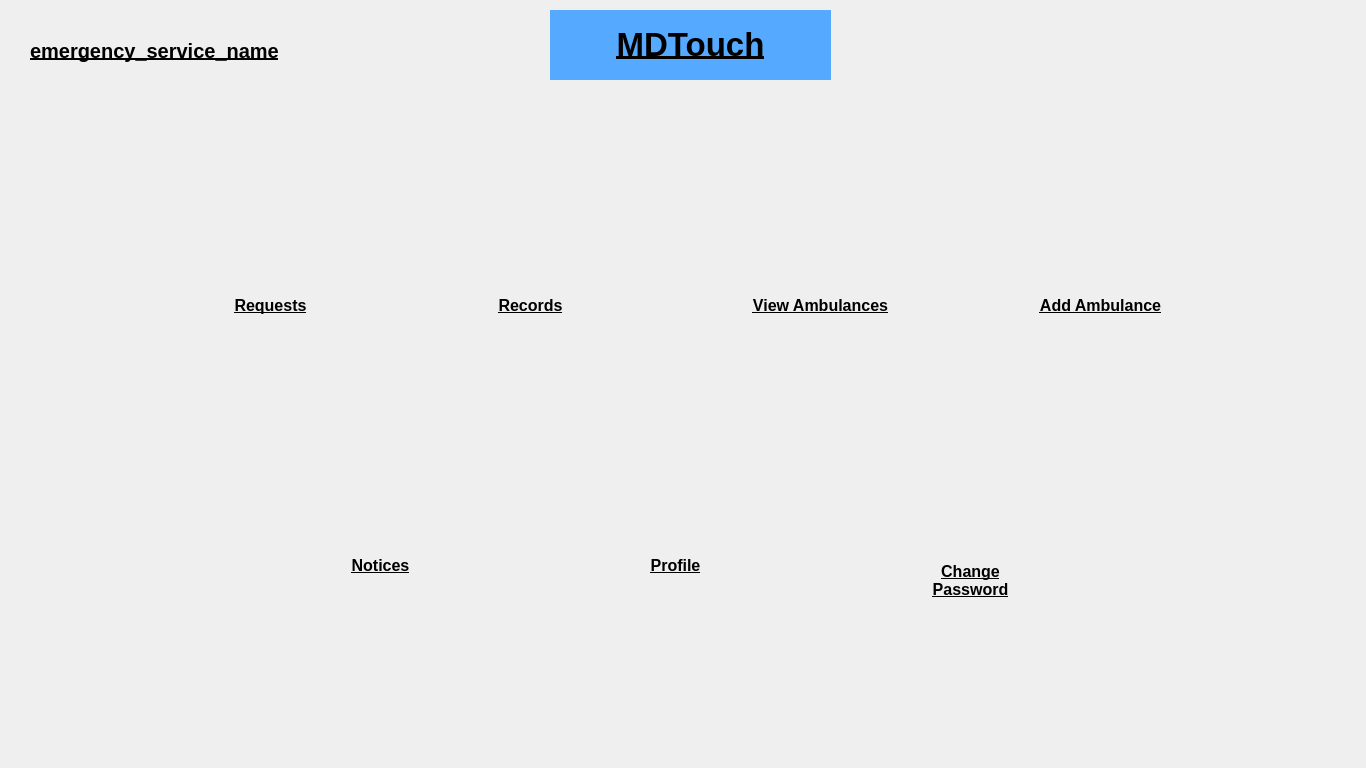
<?xml version="1.0" encoding="UTF-8"?>
<ui version="4.0">
 <class>emergencyServiceHome</class>
 <widget class="QMainWindow" name="emergencyServiceHome">
  <property name="geometry">
   <rect>
    <x>0</x>
    <y>0</y>
    <width>1366</width>
    <height>768</height>
   </rect>
  </property>
  <property name="windowTitle">
   <string>MainWindow</string>
  </property>
  <widget class="QWidget" name="centralwidget">
   <widget class="QPushButton" name="logout">
    <property name="geometry">
     <rect>
      <x>1300</x>
      <y>10</y>
      <width>50</width>
      <height>50</height>
     </rect>
    </property>
    <property name="minimumSize">
     <size>
      <width>50</width>
      <height>50</height>
     </size>
    </property>
    <property name="maximumSize">
     <size>
      <width>50</width>
      <height>50</height>
     </size>
    </property>
    <property name="styleSheet">
     <string notr="true">border:none;</string>
    </property>
    <property name="text">
     <string/>
    </property>
    <property name="icon">
     <iconset>
      <normaloff>../../Images/LogoutIcon.png</normaloff>../../Images/LogoutIcon.png</iconset>
    </property>
    <property name="iconSize">
     <size>
      <width>50</width>
      <height>50</height>
     </size>
    </property>
   </widget>
   <widget class="QLabel" name="profileLabel">
    <property name="geometry">
     <rect>
      <x>565</x>
      <y>540</y>
      <width>221</width>
      <height>51</height>
     </rect>
    </property>
    <property name="sizePolicy">
     <sizepolicy hsizetype="Fixed" vsizetype="Fixed">
      <horstretch>0</horstretch>
      <verstretch>0</verstretch>
     </sizepolicy>
    </property>
    <property name="minimumSize">
     <size>
      <width>100</width>
      <height>30</height>
     </size>
    </property>
    <property name="maximumSize">
     <size>
      <width>400</width>
      <height>100</height>
     </size>
    </property>
    <property name="styleSheet">
     <string notr="true">font-size:12pt;
font-weight:bold;
text-decoration: underline</string>
    </property>
    <property name="text">
     <string>&lt;html&gt;&lt;head/&gt;&lt;body&gt;&lt;p&gt;&lt;span style=&quot; font-size:12pt;&quot;&gt;Profile&lt;/span&gt;&lt;/p&gt;&lt;/body&gt;&lt;/html&gt;</string>
    </property>
    <property name="alignment">
     <set>Qt::AlignCenter</set>
    </property>
   </widget>
   <widget class="QLabel" name="changePasswordLabel">
    <property name="geometry">
     <rect>
      <x>860</x>
      <y>545</y>
      <width>221</width>
      <height>71</height>
     </rect>
    </property>
    <property name="sizePolicy">
     <sizepolicy hsizetype="Fixed" vsizetype="Fixed">
      <horstretch>0</horstretch>
      <verstretch>0</verstretch>
     </sizepolicy>
    </property>
    <property name="minimumSize">
     <size>
      <width>100</width>
      <height>30</height>
     </size>
    </property>
    <property name="maximumSize">
     <size>
      <width>400</width>
      <height>100</height>
     </size>
    </property>
    <property name="styleSheet">
     <string notr="true">font-size:12pt;
font-weight:bold;
text-decoration: underline</string>
    </property>
    <property name="text">
     <string>&lt;html&gt;&lt;head/&gt;&lt;body&gt;&lt;p&gt;&lt;span style=&quot; font-size:12pt;&quot;&gt;Change&lt;br&gt;Password&lt;/span&gt;&lt;/p&gt;&lt;/body&gt;&lt;/html&gt;</string>
    </property>
    <property name="alignment">
     <set>Qt::AlignCenter</set>
    </property>
   </widget>
   <widget class="QLabel" name="addAmbulanceLabel">
    <property name="geometry">
     <rect>
      <x>990</x>
      <y>280</y>
      <width>221</width>
      <height>51</height>
     </rect>
    </property>
    <property name="sizePolicy">
     <sizepolicy hsizetype="Fixed" vsizetype="Fixed">
      <horstretch>0</horstretch>
      <verstretch>0</verstretch>
     </sizepolicy>
    </property>
    <property name="minimumSize">
     <size>
      <width>100</width>
      <height>30</height>
     </size>
    </property>
    <property name="maximumSize">
     <size>
      <width>400</width>
      <height>100</height>
     </size>
    </property>
    <property name="styleSheet">
     <string notr="true">font-size:12pt;
font-weight:bold;
text-decoration: underline</string>
    </property>
    <property name="text">
     <string>&lt;html&gt;&lt;head/&gt;&lt;body&gt;&lt;p&gt;&lt;span style=&quot; font-size:12pt;&quot;&gt;Add Ambulance&lt;/span&gt;&lt;/p&gt;&lt;/body&gt;&lt;/html&gt;</string>
    </property>
    <property name="alignment">
     <set>Qt::AlignCenter</set>
    </property>
   </widget>
   <widget class="QLabel" name="noticesLabel">
    <property name="geometry">
     <rect>
      <x>270</x>
      <y>540</y>
      <width>221</width>
      <height>51</height>
     </rect>
    </property>
    <property name="sizePolicy">
     <sizepolicy hsizetype="Fixed" vsizetype="Fixed">
      <horstretch>0</horstretch>
      <verstretch>0</verstretch>
     </sizepolicy>
    </property>
    <property name="minimumSize">
     <size>
      <width>100</width>
      <height>30</height>
     </size>
    </property>
    <property name="maximumSize">
     <size>
      <width>400</width>
      <height>100</height>
     </size>
    </property>
    <property name="styleSheet">
     <string notr="true">font-size:12pt;
font-weight:bold;
text-decoration: underline</string>
    </property>
    <property name="text">
     <string>&lt;html&gt;&lt;head/&gt;&lt;body&gt;&lt;p&gt;&lt;span style=&quot; font-size:12pt;&quot;&gt;Notices&lt;/span&gt;&lt;/p&gt;&lt;/body&gt;&lt;/html&gt;</string>
    </property>
    <property name="alignment">
     <set>Qt::AlignCenter</set>
    </property>
   </widget>
   <widget class="QLabel" name="requestsLabel">
    <property name="geometry">
     <rect>
      <x>160</x>
      <y>280</y>
      <width>221</width>
      <height>51</height>
     </rect>
    </property>
    <property name="sizePolicy">
     <sizepolicy hsizetype="Fixed" vsizetype="Fixed">
      <horstretch>0</horstretch>
      <verstretch>0</verstretch>
     </sizepolicy>
    </property>
    <property name="minimumSize">
     <size>
      <width>100</width>
      <height>30</height>
     </size>
    </property>
    <property name="maximumSize">
     <size>
      <width>400</width>
      <height>100</height>
     </size>
    </property>
    <property name="styleSheet">
     <string notr="true">font-size:12pt;
font-weight:bold;
text-decoration: underline</string>
    </property>
    <property name="text">
     <string>&lt;html&gt;&lt;head/&gt;&lt;body&gt;&lt;p&gt;&lt;span style=&quot; font-size:12pt;&quot;&gt;Requests&lt;/span&gt;&lt;/p&gt;&lt;/body&gt;&lt;/html&gt;</string>
    </property>
    <property name="alignment">
     <set>Qt::AlignCenter</set>
    </property>
   </widget>
   <widget class="QPushButton" name="inbox">
    <property name="geometry">
     <rect>
      <x>1230</x>
      <y>10</y>
      <width>50</width>
      <height>50</height>
     </rect>
    </property>
    <property name="minimumSize">
     <size>
      <width>50</width>
      <height>50</height>
     </size>
    </property>
    <property name="maximumSize">
     <size>
      <width>50</width>
      <height>50</height>
     </size>
    </property>
    <property name="styleSheet">
     <string notr="true">border:none;</string>
    </property>
    <property name="text">
     <string/>
    </property>
    <property name="icon">
     <iconset>
      <normaloff>../../Images/inbox_1.png</normaloff>../../Images/inbox_1.png</iconset>
    </property>
    <property name="iconSize">
     <size>
      <width>50</width>
      <height>50</height>
     </size>
    </property>
   </widget>
   <widget class="QWidget" name="horizontalLayoutWidget">
    <property name="geometry">
     <rect>
      <x>30</x>
      <y>150</y>
      <width>1291</width>
      <height>141</height>
     </rect>
    </property>
    <layout class="QHBoxLayout" name="horizontalLayout">
     <item>
      <widget class="QPushButton" name="requests">
       <property name="minimumSize">
        <size>
         <width>100</width>
         <height>100</height>
        </size>
       </property>
       <property name="maximumSize">
        <size>
         <width>100</width>
         <height>100</height>
        </size>
       </property>
       <property name="styleSheet">
        <string notr="true">border:none;</string>
       </property>
       <property name="text">
        <string/>
       </property>
       <property name="icon">
        <iconset>
         <normaloff>../../Images/test_requests.png</normaloff>../../Images/test_requests.png</iconset>
       </property>
       <property name="iconSize">
        <size>
         <width>100</width>
         <height>100</height>
        </size>
       </property>
      </widget>
     </item>
     <item>
      <widget class="QPushButton" name="records">
       <property name="minimumSize">
        <size>
         <width>100</width>
         <height>100</height>
        </size>
       </property>
       <property name="maximumSize">
        <size>
         <width>100</width>
         <height>100</height>
        </size>
       </property>
       <property name="styleSheet">
        <string notr="true">border:none;</string>
       </property>
       <property name="text">
        <string/>
       </property>
       <property name="icon">
        <iconset>
         <normaloff>../../Images/medical_records.png</normaloff>../../Images/medical_records.png</iconset>
       </property>
       <property name="iconSize">
        <size>
         <width>100</width>
         <height>100</height>
        </size>
       </property>
      </widget>
     </item>
     <item>
      <widget class="QPushButton" name="viewAmbulances">
       <property name="minimumSize">
        <size>
         <width>100</width>
         <height>100</height>
        </size>
       </property>
       <property name="maximumSize">
        <size>
         <width>100</width>
         <height>100</height>
        </size>
       </property>
       <property name="styleSheet">
        <string notr="true">border:none;</string>
       </property>
       <property name="text">
        <string/>
       </property>
       <property name="icon">
        <iconset>
         <normaloff>../../Images/remove_ambulance.png</normaloff>../../Images/remove_ambulance.png</iconset>
       </property>
       <property name="iconSize">
        <size>
         <width>100</width>
         <height>100</height>
        </size>
       </property>
      </widget>
     </item>
     <item>
      <widget class="QPushButton" name="addAmbulance">
       <property name="minimumSize">
        <size>
         <width>100</width>
         <height>100</height>
        </size>
       </property>
       <property name="maximumSize">
        <size>
         <width>100</width>
         <height>100</height>
        </size>
       </property>
       <property name="styleSheet">
        <string notr="true">border:none;</string>
       </property>
       <property name="text">
        <string/>
       </property>
       <property name="icon">
        <iconset>
         <normaloff>../../Images/ambulance.png</normaloff>../../Images/ambulance.png</iconset>
       </property>
       <property name="iconSize">
        <size>
         <width>100</width>
         <height>100</height>
        </size>
       </property>
      </widget>
     </item>
    </layout>
   </widget>
   <widget class="QLabel" name="viewAmbulancesLabel">
    <property name="geometry">
     <rect>
      <x>705</x>
      <y>280</y>
      <width>231</width>
      <height>51</height>
     </rect>
    </property>
    <property name="sizePolicy">
     <sizepolicy hsizetype="Fixed" vsizetype="Fixed">
      <horstretch>0</horstretch>
      <verstretch>0</verstretch>
     </sizepolicy>
    </property>
    <property name="minimumSize">
     <size>
      <width>100</width>
      <height>30</height>
     </size>
    </property>
    <property name="maximumSize">
     <size>
      <width>400</width>
      <height>100</height>
     </size>
    </property>
    <property name="styleSheet">
     <string notr="true">font-size:12pt;
font-weight:bold;
text-decoration: underline</string>
    </property>
    <property name="text">
     <string>&lt;html&gt;&lt;head/&gt;&lt;body&gt;&lt;p&gt;&lt;span style=&quot; font-size:12pt;&quot;&gt;View Ambulances&lt;/span&gt;&lt;/p&gt;&lt;/body&gt;&lt;/html&gt;</string>
    </property>
    <property name="alignment">
     <set>Qt::AlignCenter</set>
    </property>
   </widget>
   <widget class="QLabel" name="title">
    <property name="geometry">
     <rect>
      <x>550</x>
      <y>10</y>
      <width>281</width>
      <height>70</height>
     </rect>
    </property>
    <property name="sizePolicy">
     <sizepolicy hsizetype="Fixed" vsizetype="Fixed">
      <horstretch>0</horstretch>
      <verstretch>0</verstretch>
     </sizepolicy>
    </property>
    <property name="minimumSize">
     <size>
      <width>0</width>
      <height>50</height>
     </size>
    </property>
    <property name="maximumSize">
     <size>
      <width>400</width>
      <height>70</height>
     </size>
    </property>
    <property name="styleSheet">
     <string notr="true">background-color: rgb(85, 170, 255);</string>
    </property>
    <property name="text">
     <string>&lt;!DOCTYPE HTML PUBLIC &quot;-//W3C//DTD HTML 4.0//EN&quot; &quot;http://www.w3.org/TR/REC-html40/strict.dtd&quot;&gt;
&lt;html&gt;&lt;head&gt;&lt;meta name=&quot;qrichtext&quot; content=&quot;1&quot; /&gt;&lt;style type=&quot;text/css&quot;&gt;
p, li { white-space: pre-wrap; }
&lt;/style&gt;&lt;/head&gt;&lt;body style=&quot; font-family:'MS Shell Dlg 2'; font-size:8pt; font-weight:400; font-style:normal;&quot;&gt;
&lt;p align=&quot;center&quot; style=&quot; margin-top:12px; margin-bottom:12px; margin-left:0px; margin-right:0px; -qt-block-indent:0; text-indent:0px;&quot;&gt;&lt;span style=&quot; font-size:25pt; font-weight:600; text-decoration: underline;&quot;&gt;MDTouch&lt;/span&gt;&lt;/p&gt;&lt;/body&gt;&lt;/html&gt;</string>
    </property>
   </widget>
   <widget class="QWidget" name="horizontalLayoutWidget_2">
    <property name="geometry">
     <rect>
      <x>150</x>
      <y>430</y>
      <width>1051</width>
      <height>121</height>
     </rect>
    </property>
    <layout class="QHBoxLayout" name="horizontalLayout_2">
     <item>
      <widget class="QPushButton" name="notices">
       <property name="minimumSize">
        <size>
         <width>100</width>
         <height>100</height>
        </size>
       </property>
       <property name="maximumSize">
        <size>
         <width>100</width>
         <height>100</height>
        </size>
       </property>
       <property name="styleSheet">
        <string notr="true">border:none;</string>
       </property>
       <property name="text">
        <string/>
       </property>
       <property name="icon">
        <iconset>
         <normaloff>../../Images/notices.png</normaloff>../../Images/notices.png</iconset>
       </property>
       <property name="iconSize">
        <size>
         <width>100</width>
         <height>100</height>
        </size>
       </property>
      </widget>
     </item>
     <item>
      <widget class="QPushButton" name="profile">
       <property name="minimumSize">
        <size>
         <width>100</width>
         <height>100</height>
        </size>
       </property>
       <property name="maximumSize">
        <size>
         <width>100</width>
         <height>100</height>
        </size>
       </property>
       <property name="styleSheet">
        <string notr="true">border:none;</string>
       </property>
       <property name="text">
        <string/>
       </property>
       <property name="icon">
        <iconset>
         <normaloff>../../Images/profile.png</normaloff>../../Images/profile.png</iconset>
       </property>
       <property name="iconSize">
        <size>
         <width>100</width>
         <height>100</height>
        </size>
       </property>
      </widget>
     </item>
     <item>
      <widget class="QPushButton" name="changePassword">
       <property name="minimumSize">
        <size>
         <width>100</width>
         <height>100</height>
        </size>
       </property>
       <property name="maximumSize">
        <size>
         <width>100</width>
         <height>100</height>
        </size>
       </property>
       <property name="styleSheet">
        <string notr="true">border:none;</string>
       </property>
       <property name="text">
        <string/>
       </property>
       <property name="icon">
        <iconset>
         <normaloff>../../Images/change_password.png</normaloff>../../Images/change_password.png</iconset>
       </property>
       <property name="iconSize">
        <size>
         <width>100</width>
         <height>100</height>
        </size>
       </property>
      </widget>
     </item>
    </layout>
   </widget>
   <widget class="QLabel" name="emergencyServiceName">
    <property name="geometry">
     <rect>
      <x>30</x>
      <y>20</y>
      <width>400</width>
      <height>61</height>
     </rect>
    </property>
    <property name="sizePolicy">
     <sizepolicy hsizetype="Fixed" vsizetype="Fixed">
      <horstretch>0</horstretch>
      <verstretch>0</verstretch>
     </sizepolicy>
    </property>
    <property name="minimumSize">
     <size>
      <width>100</width>
      <height>30</height>
     </size>
    </property>
    <property name="maximumSize">
     <size>
      <width>400</width>
      <height>100</height>
     </size>
    </property>
    <property name="styleSheet">
     <string notr="true">font-size:15pt;
font-weight:bold;
text-decoration: underline</string>
    </property>
    <property name="text">
     <string>emergency_service_name</string>
    </property>
   </widget>
   <widget class="QLabel" name="recordsLabel">
    <property name="geometry">
     <rect>
      <x>420</x>
      <y>280</y>
      <width>221</width>
      <height>51</height>
     </rect>
    </property>
    <property name="sizePolicy">
     <sizepolicy hsizetype="Fixed" vsizetype="Fixed">
      <horstretch>0</horstretch>
      <verstretch>0</verstretch>
     </sizepolicy>
    </property>
    <property name="minimumSize">
     <size>
      <width>100</width>
      <height>30</height>
     </size>
    </property>
    <property name="maximumSize">
     <size>
      <width>400</width>
      <height>100</height>
     </size>
    </property>
    <property name="styleSheet">
     <string notr="true">font-size:12pt;
font-weight:bold;
text-decoration: underline</string>
    </property>
    <property name="text">
     <string>&lt;html&gt;&lt;head/&gt;&lt;body&gt;&lt;p&gt;&lt;span style=&quot; font-size:12pt;&quot;&gt;Records&lt;/span&gt;&lt;/p&gt;&lt;/body&gt;&lt;/html&gt;</string>
    </property>
    <property name="alignment">
     <set>Qt::AlignCenter</set>
    </property>
   </widget>
  </widget>
 </widget>
 <resources/>
 <connections/>
</ui>
